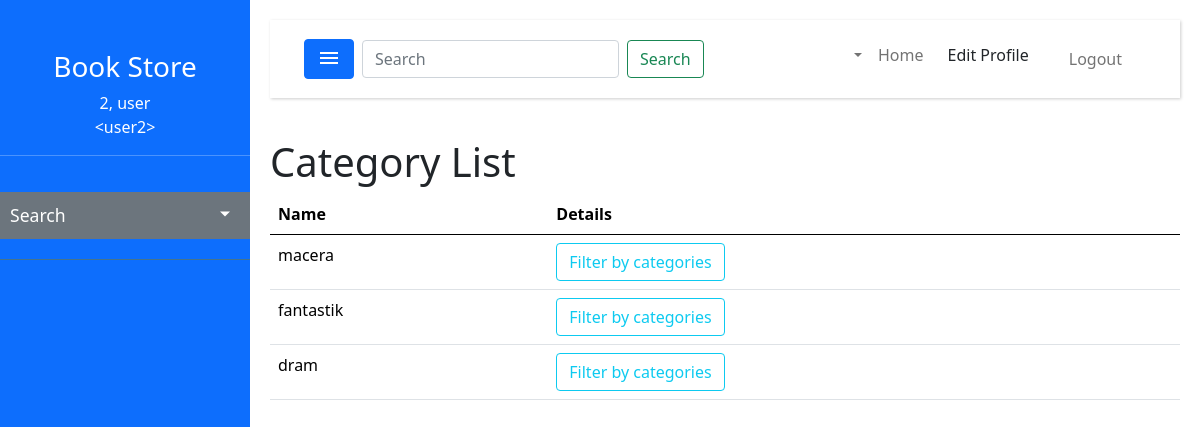
The page /categories/ (signed in) on the database its author committed.
### categories/models.py (models this page shows, shortened)
class Category(models.Model):
    name = models.CharField(max_length=100)

### categories/views.py (the view)
# urls.py: path('', views.category_list, name='categories'),
@login_required
def category_list(request):
    form = CatForm()
    qs = Category.objects.all()
    serializer = CategorySerializer(qs, many=True)
    if request.method == 'POST':
        form = CatForm(request.POST)
        if form.is_valid():
            form.save()
            return redirect('categories')
    template_name = 'category_list.html'
    context = {'form': form,
               'qs': serializer.data,
               }
    return render(request, template_name, context)

### categories/forms.py
class CatForm(forms.ModelForm):
    name = forms.CharField(max_length=100)
    class Meta:
        model = Category
        fields = ("name",)

### books/models.py (called while the page is built)
    def __str__(self):
        return self.book_name

### cart/context_processors.py (called while the page is built)
def cart_context_processor(request):
    cart_items = []
    if request.user.is_authenticated:
        cart_items = Cart.objects.filter(user=request.user)
        serializer = CartSerializer(cart_items, many=True)
        cart_ordered_dicts = serializer.data
        cart_items = [dict(item) for item in cart_ordered_dicts]
    else:
        cart_items = []
    return {'cart': cart_items}

def cart_items_count(request):
    cart_items_count = 0  # Kullanıcı oturumu kapalıysa 0 olarak varsayalım
    if request.user.is_authenticated:
        cart_items_count = Cart.objects.filter(user=request.user).count()
    return {'cart_items_count': cart_items_count}

### categories/templates/category_list.html (shortened to what this page needs)
{% extends 'bootstrap_base.html' %}
{% load static %}
{% block content %}
        <h1>Category List</h1>
<table class="table">
<thead>
<tr>
    <th>Name</th>
     {% if user.is_authenticated and user.is_staff %}
     <th>Edit</th>
     {% else %}
     <th>Details</th>
     {% endif %}
</tr>
</thead>
<tbody>
<tbody>
{% for category in qs %}
<tr>
<td>{{ category.name}}</td>
    {% if user.is_staff %}
         <td>
             <a href="{% url 'update_url_category' category.id %}" class="btn btn-warning">Update</a>
             <a href="{% url 'delete_url_category' category.id %}" class="btn btn-danger">Delete</a>
         </td>
         {% else %}
        <td>
        <a href="{% url 'filter_url_category' category.id %}" class="btn btn-outline-info">Filter by categories</a>
        </td>
    {% endif %}
{% endfor %}
</tbody>
</table>
        </div>
    </div>
</div>
{% endblock %}

### templates/bootstrap_base.html (shortened to what this page needs)
<!doctype html>
{% load static %}
{% load i18n %}
{% get_current_language as LANGUAGE_CODE %}
<html lang="{{ LANGUAGE_CODE }}">
<head>
    <link href="{% static 'bootstrap/sidebar-bootstrap.min.css' %}" rel="stylesheet">
    <link href="{% static 'bootstrap/dist/css/bootstrap.min.css' %}" rel="stylesheet"
>
    <link href="{% static 'fonts.css' %}" rel="stylesheet">
    <link href="{% static 'layout.css' %}" rel="stylesheet">
    <link rel="stylesheet" href="{% static '/bootstrap/bootstrap-icons/font/bootstrap-icons.min.css' %}">
</head>
<body>
<div class="page-wrapper">
    {% block page-wrapper %}
    {% block sidebar %}
    <nav id="sidebar">
        <div class="text-center">
            <div class="mb-4">
            </div>
            <h3>Book Store</h3>
            <p>{{ user.last_name|default:"Last Name" }}, {{ user.first_name|default:"First name" }}
                <br/>
                &lt;{{user.username|default:"anonuser"}}&gt;</p>
        </div>
        <hr/>
        <ul class="list-unstyled components">
            <li class="active">
                <a href="#homeSubmenu"
                   data-bs-toggle="collapse"
                   aria-expanded="false"
                   role="button"
                   class="dropdown-toggle">Search</a>
            </li>
        </ul>
    </nav>
    {% endblock %}
    <div id="content">
        {% block navbar %}
        <nav id="navbar-top" class="navbar navbar-expand-sm navbar-light ">
            <div class="container-fluid">
                <button type="button" id="sidebarCollapse" class="btn btn-primary">
                    <img class="mdi-svg" src="{% static 'mdi/menu.svg' %}" type="image/svg+xml"/>
                </button>
                <form class="d-flex mx-2" role="search">
                    <input class="form-control me-2" type="search" placeholder="Search" aria-label="Search">
                    <button class="btn btn-outline-success" type="submit">Search</button>
                </form>
                {% block navbar-links %}
                <div class="collapse navbar-collapse" id="navbarScroll">
                    <ul class="navbar-nav ms-auto">
                        <li class="nav-item dropdown">
                            {% if user.is_authenticated and not user.is_staff %}
                            <a class="nav-link dropdown-toggle" href="#" role="button"
                               data-bs-toggle="dropdown">
                                <i class="bi bi-cart"></i>
                                <i class="bi bi-{{cart_items_count}}-circle-fill">
                                </i>
                            </a>
                            {% endif %}
                        </li>
                    </ul>
                    {% if user.is_authenticated %}
                    <li class="nav-item active">
                        <a class="nav-link" href="{% url 'home' %}">Home</a>
                    </li>
                    {% endif %}
                    <a class="dropdown-item my-1" href="{% url 'edit_profile' %}">
                        Edit Profile</a>
                    {% if user.is_authenticated %}
                    <form class="dropdown-item" action="{% url 'logout' %}" method="post">
                        <button type="submit" class="nav-link">Logout</button>
                    </form>
                    {% endif %}
                </div>
                {% endblock %}
            </div>
        </nav>
        {% endblock %}
        <div id="content-wrapper">
            {% block content %}{% endblock %}
    {% endblock %}
</body>
</html>

### static/layout.css (style rules this page uses)
#sidebar a, #sidebar a:hover, #sidebar a:focus { color: inherit; text-decoration: none; transition: all 0.3s; }
#navbar-top { padding: 15px 10px; margin-bottom: 40px; box-shadow: 1px 1px 3px rgba(0, 0, 0, 0.2); }
#sidebar { width: 250px; position: fixed; top: 0; left: 0; height: 100vh; z-index: 999; background: var(--bs-primary); color: #fff; transition: all 0.3s; overflow-y: auto; }
#sidebar ul.components { padding: 20px 0; border-bottom: 1px solid #47748b; }
#sidebar ul li a { padding: 10px; font-size: 1.1em; display: block; }
#sidebar ul li.active>a, a[aria-expanded="true"] { color: #fff; background: var(--bs-secondary); }
#sidebar .dropdown-toggle::after { display: block; position: absolute; right: 20px; transform: translateY(-1em); }
#content { width: calc(100% - 250px); padding: 20px; min-height: 100vh; transition: all 0.3s; position: absolute; top: 0; right: 0; }
.mdi-svg { display: inline-block; font-size: inherit; width: 1.5em; overflow: visible; vertical-align: -.3em; }

### rows shown on the page
Category: name "macera"
Category: name "fantastik"
Category: name "dram"

### other values the page prints
{{ user.last_name|default:"Last Name" }} "2"
{{ user.first_name|default:"First name" }} "user"
{{ user.username|default:"anonuser" }} "user2"
